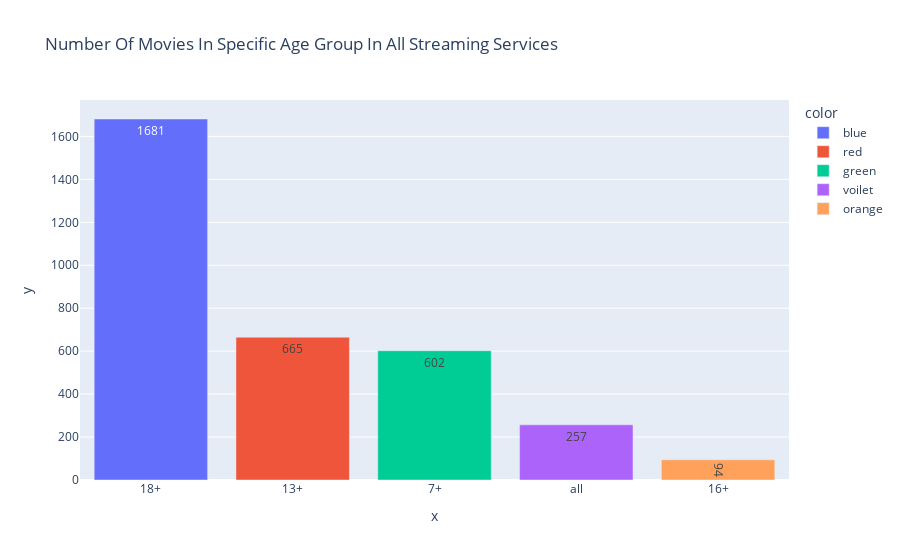

Here is the notebook cell this chart was saved with:
### Code cell
px.bar(ott,x=ott['Age'].value_counts().index,
       y=ott["Age"].value_counts().values,
       title="Number Of Movies In Specific Age Group In All Streaming Services",
       color=["blue","red","green","voilet","orange"],
       text=ott["Age"].value_counts().values)

### Figure 1 — Plotly figure (JSON) as saved in the notebook; plotly's stock layout.template omitted (floating-point values rounded to 4 significant figures)
{"data": [{"alignmentgroup": "True", "hovertemplate": "color=blue<br>x=%{x}<br>y=%{y}<br>text=%{text}<extra></extra>", "legendgroup": "blue", "marker": {"color": "#636efa", "pattern": {"shape": ""}}, "name": "blue", "offsetgroup": "blue", "orientation": "v", "showlegend": true, "text": [1681], "textposition": "auto", "type": "bar", "x": ["18+"], "xaxis": "x", "y": [1681], "yaxis": "y"}, {"alignmentgroup": "True", "hovertemplate": "color=red<br>x=%{x}<br>y=%{y}<br>text=%{text}<extra></extra>", "legendgroup": "red", "marker": {"color": "#EF553B", "pattern": {"shape": ""}}, "name": "red", "offsetgroup": "red", "orientation": "v", "showlegend": true, "text": [665], "textposition": "auto", "type": "bar", "x": ["13+"], "xaxis": "x", "y": [665], "yaxis": "y"}, {"alignmentgroup": "True", "hovertemplate": "color=green<br>x=%{x}<br>y=%{y}<br>text=%{text}<extra></extra>", "legendgroup": "green", "marker": {"color": "#00cc96", "pattern": {"shape": ""}}, "name": "green", "offsetgroup": "green", "orientation": "v", "showlegend": true, "text": [602], "textposition": "auto", "type": "bar", "x": ["7+"], "xaxis": "x", "y": [602], "yaxis": "y"}, {"alignmentgroup": "True", "hovertemplate": "color=voilet<br>x=%{x}<br>y=%{y}<br>text=%{text}<extra></extra>", "legendgroup": "voilet", "marker": {"color": "#ab63fa", "pattern": {"shape": ""}}, "name": "voilet", "offsetgroup": "voilet", "orientation": "v", "showlegend": true, "text": [257], "textposition": "auto", "type": "bar", "x": ["all"], "xaxis": "x", "y": [257], "yaxis": "y"}, {"alignmentgroup": "True", "hovertemplate": "color=orange<br>x=%{x}<br>y=%{y}<br>text=%{text}<extra></extra>", "legendgroup": "orange", "marker": {"color": "#FFA15A", "pattern": {"shape": ""}}, "name": "orange", "offsetgroup": "orange", "orientation": "v", "showlegend": true, "text": [94], "textposition": "auto", "type": "bar", "x": ["16+"], "xaxis": "x", "y": [94], "yaxis": "y"}], "layout": {"autosize": true, "barmode": "relative", "legend": {"title": {"text": "color"}, "tracegroupgap": 0}, "title": {"text": "Number Of Movies In Specific Age Group In All Streaming Services"}, "xaxis": {"anchor": "y", "autorange": true, "domain": [0, 1], "range": [-0.5, 4.5], "title": {"text": "x"}, "type": "category"}, "yaxis": {"anchor": "x", "autorange": true, "domain": [0, 1], "range": [0, 1769.0], "title": {"text": "y"}, "type": "linear"}}}
